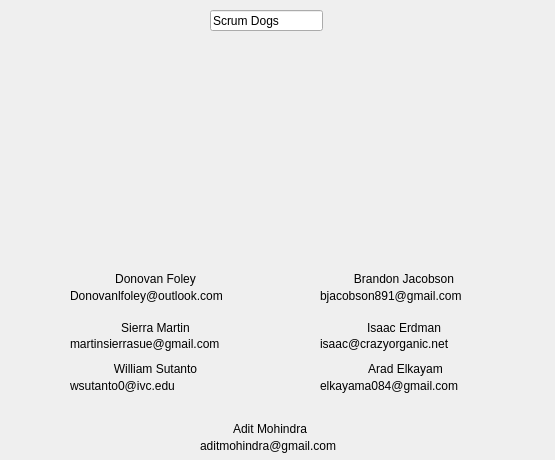
<?xml version="1.0" encoding="UTF-8"?>
<ui version="4.0">
 <class>Contact</class>
 <widget class="QDialog" name="Contact">
  <property name="geometry">
   <rect>
    <x>0</x>
    <y>0</y>
    <width>555</width>
    <height>460</height>
   </rect>
  </property>
  <property name="windowTitle">
   <string>OOF Contact Information</string>
  </property>
  <widget class="QLabel" name="ScrumDogsPic">
   <property name="geometry">
    <rect>
     <x>170</x>
     <y>50</y>
     <width>201</width>
     <height>191</height>
    </rect>
   </property>
   <property name="text">
    <string/>
   </property>
   <property name="scaledContents">
    <bool>true</bool>
   </property>
  </widget>
  <widget class="QWidget" name="layoutWidget">
   <property name="geometry">
    <rect>
     <x>200</x>
     <y>420</y>
     <width>140</width>
     <height>34</height>
    </rect>
   </property>
   <layout class="QVBoxLayout" name="verticalLayout">
    <property name="spacing">
     <number>0</number>
    </property>
    <item>
     <widget class="QLabel" name="label_13">
      <property name="text">
       <string>Adit Mohindra</string>
      </property>
      <property name="alignment">
       <set>Qt::AlignCenter</set>
      </property>
     </widget>
    </item>
    <item>
     <widget class="QLabel" name="label_14">
      <property name="text">
       <string>aditmohindra@gmail.com</string>
      </property>
     </widget>
    </item>
   </layout>
  </widget>
  <widget class="QWidget" name="layoutWidget">
   <property name="geometry">
    <rect>
     <x>320</x>
     <y>270</y>
     <width>168</width>
     <height>34</height>
    </rect>
   </property>
   <layout class="QVBoxLayout" name="verticalLayout_2">
    <property name="spacing">
     <number>0</number>
    </property>
    <item>
     <widget class="QLabel" name="label_7">
      <property name="text">
       <string>Brandon Jacobson</string>
      </property>
      <property name="alignment">
       <set>Qt::AlignCenter</set>
      </property>
     </widget>
    </item>
    <item>
     <widget class="QLabel" name="label_8">
      <property name="text">
       <string>bjacobson891@gmail.com</string>
      </property>
     </widget>
    </item>
   </layout>
  </widget>
  <widget class="QWidget" name="layoutWidget">
   <property name="geometry">
    <rect>
     <x>70</x>
     <y>270</y>
     <width>171</width>
     <height>34</height>
    </rect>
   </property>
   <layout class="QVBoxLayout" name="verticalLayout_3">
    <property name="spacing">
     <number>0</number>
    </property>
    <item>
     <widget class="QLabel" name="label">
      <property name="text">
       <string>Donovan Foley</string>
      </property>
      <property name="alignment">
       <set>Qt::AlignCenter</set>
      </property>
     </widget>
    </item>
    <item>
     <widget class="QLabel" name="label_2">
      <property name="text">
       <string>Donovanlfoley@outlook.com</string>
      </property>
     </widget>
    </item>
   </layout>
  </widget>
  <widget class="QWidget" name="layoutWidget">
   <property name="geometry">
    <rect>
     <x>70</x>
     <y>320</y>
     <width>171</width>
     <height>31</height>
    </rect>
   </property>
   <layout class="QVBoxLayout" name="verticalLayout_4">
    <property name="spacing">
     <number>0</number>
    </property>
    <item>
     <widget class="QLabel" name="label_3">
      <property name="text">
       <string>Sierra Martin</string>
      </property>
      <property name="alignment">
       <set>Qt::AlignCenter</set>
      </property>
     </widget>
    </item>
    <item>
     <widget class="QLabel" name="label_4">
      <property name="text">
       <string>martinsierrasue@gmail.com</string>
      </property>
     </widget>
    </item>
   </layout>
  </widget>
  <widget class="QWidget" name="layoutWidget">
   <property name="geometry">
    <rect>
     <x>320</x>
     <y>320</y>
     <width>168</width>
     <height>31</height>
    </rect>
   </property>
   <layout class="QVBoxLayout" name="verticalLayout_5">
    <property name="spacing">
     <number>0</number>
    </property>
    <item>
     <widget class="QLabel" name="label_9">
      <property name="text">
       <string>Isaac Erdman</string>
      </property>
      <property name="alignment">
       <set>Qt::AlignCenter</set>
      </property>
     </widget>
    </item>
    <item>
     <widget class="QLabel" name="label_10">
      <property name="text">
       <string>isaac@crazyorganic.net</string>
      </property>
     </widget>
    </item>
   </layout>
  </widget>
  <widget class="QWidget" name="layoutWidget">
   <property name="geometry">
    <rect>
     <x>70</x>
     <y>360</y>
     <width>171</width>
     <height>34</height>
    </rect>
   </property>
   <layout class="QVBoxLayout" name="verticalLayout_6">
    <property name="spacing">
     <number>0</number>
    </property>
    <item>
     <widget class="QLabel" name="label_5">
      <property name="text">
       <string>William Sutanto</string>
      </property>
      <property name="alignment">
       <set>Qt::AlignCenter</set>
      </property>
     </widget>
    </item>
    <item>
     <widget class="QLabel" name="label_6">
      <property name="text">
       <string>wsutanto0@ivc.edu</string>
      </property>
     </widget>
    </item>
   </layout>
  </widget>
  <widget class="QWidget" name="layoutWidget">
   <property name="geometry">
    <rect>
     <x>320</x>
     <y>360</y>
     <width>171</width>
     <height>34</height>
    </rect>
   </property>
   <layout class="QVBoxLayout" name="verticalLayout_7">
    <property name="spacing">
     <number>0</number>
    </property>
    <item>
     <widget class="QLabel" name="label_11">
      <property name="text">
       <string>Arad Elkayam</string>
      </property>
      <property name="alignment">
       <set>Qt::AlignCenter</set>
      </property>
     </widget>
    </item>
    <item>
     <widget class="QLabel" name="label_12">
      <property name="text">
       <string>elkayama084@gmail.com</string>
      </property>
     </widget>
    </item>
   </layout>
  </widget>
  <widget class="QLineEdit" name="lineEdit">
   <property name="geometry">
    <rect>
     <x>210</x>
     <y>10</y>
     <width>113</width>
     <height>21</height>
    </rect>
   </property>
   <property name="text">
    <string>Scrum Dogs</string>
   </property>
  </widget>
 </widget>
 <resources/>
 <connections/>
</ui>
